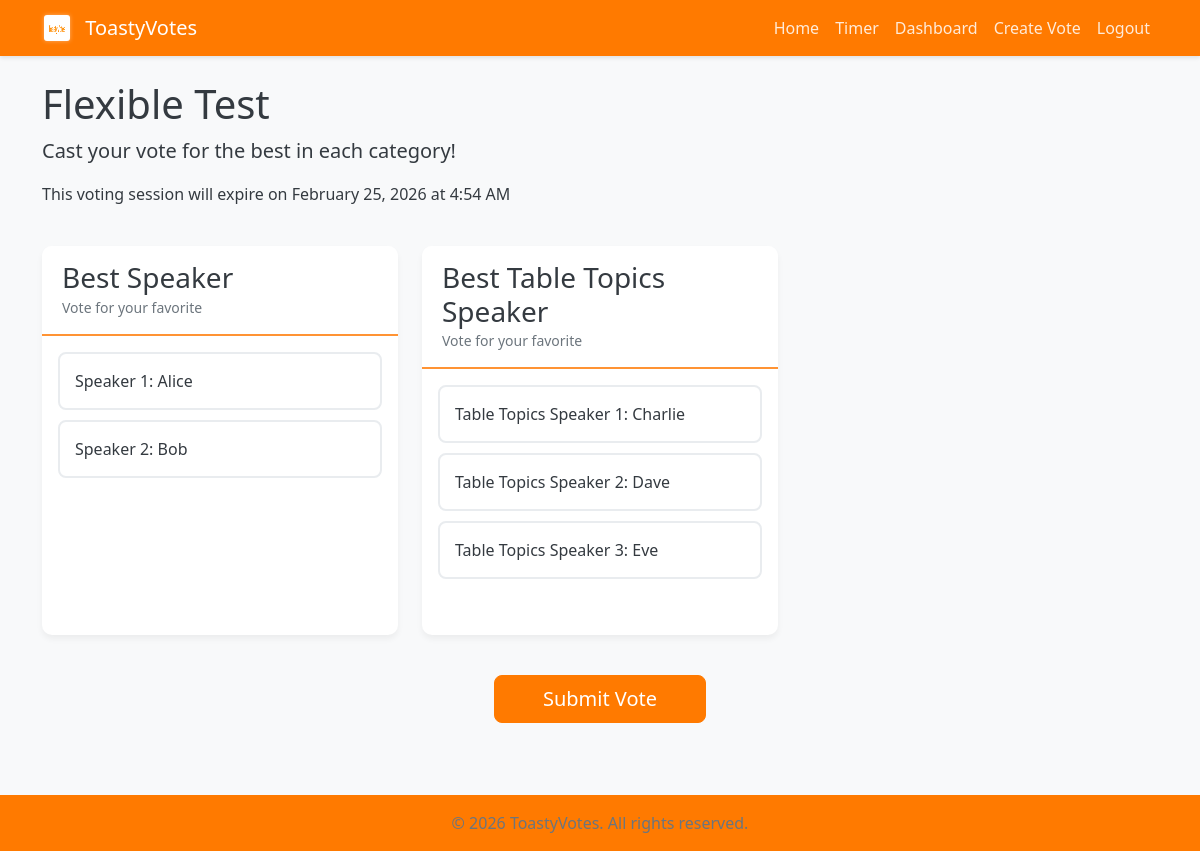
Page /vote/g3co/ (signed in) on the committed database.
### voting/models.py (models this page shows, shortened)
class VoteSession(models.Model):
    title = models.CharField(max_length=200, default="Toastmasters Vote")
    created_by = models.ForeignKey(User, on_delete=models.CASCADE, related_name='created_sessions')
    created_at = models.DateTimeField(auto_now_add=True)
    expires_at = models.DateTimeField()
    code = models.CharField(max_length=10, unique=True, db_index=True)
    is_active = models.BooleanField(default=True)
    polls_closed = models.BooleanField(default=False)
    show_results = models.BooleanField(default=False)
    def is_expired(self):
        return timezone.now() > self.expires_at

### voting/views.py (the view)
# urls.py: path('vote/<str:code>/', views.vote_view, name='vote'),
def vote_view(request, code):
    vote_session = get_object_or_404(VoteSession, code=code)
    if vote_session.is_expired():
        messages.warning(request, 'This voting session has expired.')
        return redirect('home')
    if vote_session.polls_closed:
        return redirect('results', code=code)
    if not request.user.is_authenticated:
        messages.info(request, 'Please log in to vote.')
        return redirect(f"{reverse('login')}?next={reverse('vote', kwargs={'code': code})}")
    user_votes = Vote.objects.filter(user=request.user, vote_session=vote_session)
    has_voted = user_votes.exists()
    if request.method == 'POST' and not has_voted:
        form = VoteForm(vote_session, request.POST)
        if form.is_valid():
            with transaction.atomic():
                for cat in form.active_categories:
                    role = form.cleaned_data[cat['field_name']]
                    vote = Vote(
                        user=request.user,
                        role=role,
                        vote_session=vote_session
                    )
                    vote.save()
            messages.success(request, 'Your votes have been recorded!')
            return redirect('dashboard')
    else:
        form = VoteForm(vote_session)
    context = {
        'vote_session': vote_session,
        'form': form,
        'has_voted': has_voted
    }
    return render(request, 'voting/vote.html', context)

### voting/models.py (called while the page is built)
    def __str__(self):
        return f"{self.get_role_type_display()} {self.position}: {self.name}"

### voting/templatetags/voting_extras.py (called while the page is built)
@register.filter
def get_field(form, field_name):
    try:
        return form[field_name]
    except KeyError:
        return None

### templates/voting/vote.html (shortened to what this page needs)
{% extends 'voting/base.html' %}
{% load static %}
{% load crispy_forms_tags %}
{% load voting_extras %}
{% block content %}
<div class="row mb-4">
    <div class="col-12">
        <h1>{{ vote_session.title }}</h1>
        <p class="lead">Cast your vote for the best in each category!</p>
        <p>This voting session will expire on {{ vote_session.expires_at|date:"F j, Y" }} at {{ vote_session.expires_at|time:"g:i A" }}</p>
    </div>
</div>
{% if has_voted %}
<div class="alert alert-success">
    <h4 class="alert-heading">Thank you for voting!</h4>
    <p>You've already cast your vote in this session. When the polls close, you'll be able to see the results here.</p>
</div>
{% else %}
<form method="post" novalidate>
    <div class="row">
        {% for cat in form.active_categories %}
        <div class="col-md-4 mb-4">
            <div class="card h-100 vote-section">
                <div class="card-header">
                    <h3 class="mb-0">{{ cat.label }}</h3>
                    <small class="text-muted">Vote for your favorite</small>
                </div>
                <div class="card-body">
                    <div class="custom-radio-group">
                        {% with field_name=cat.field_name %}
                        {% for radio in form|get_field:field_name %}
                        <div class="custom-radio">
                            <label>
                                {{ radio.choice_label }}
                            </label>
                        </div>
                        {% endfor %}
                        {% endwith %}
                    </div>
                </div>
            </div>
        </div>
        {% endfor %}
    </div>
    <div class="row mt-3">
        <div class="col-12 text-center">
            <button type="submit" class="btn btn-primary btn-lg px-5">Submit Vote</button>
        </div>
    </div>
</form>
{% endif %}
{% endblock %}

### static/voting/css/style.css (style rules this page uses)
:root { --primary: #FF7A00; --primary-dark: #E66C00; --primary-light: #FF9334; --secondary: #F8F9FA; --text-dark: #343a40; --text-light: #6c757d; --white: #ffffff; --success: #28a745; --danger: #dc3545; --warning: #ffc107; --info: #17a2b8; }
body { font-family: 'Segoe UI', Tahoma, Geneva, Verdana, sans-serif; color: var(--text-dark); background-color: var(--secondary); display: flex; flex-direction: column; min-height: 100vh; }
.btn-primary { background-color: var(--primary); border-color: var(--primary); }
.card { border-radius: 10px; box-shadow: 0 4px 6px rgba(0,0,0,0.05); transition: all 0.3s ease; border: none; margin-bottom: 20px; }
.card-header { background-color: var(--white); border-bottom: 2px solid var(--primary-light); padding: 15px 20px; border-radius: 10px 10px 0 0 !important; }
.custom-radio-group { display: flex; flex-direction: column; gap: 10px; margin-bottom: 20px; }
.custom-radio { border: 2px solid #e9ecef; border-radius: 8px; padding: 15px; transition: all 0.3s ease; cursor: pointer; }
.custom-radio label { display: flex; cursor: pointer; align-items: center; justify-content: space-between; width: 100%; margin: 0; }
.vote-section { animation: fadeIn 0.5s ease-in-out; }

### rows in the picture
VoteSession: title "Flexible Test", expires_at "February 25, 2026", expires_at "4:54 AM"

### other values in the picture
{{ cat.label }} "Best Speaker" "Best Table Topics Speaker"
{{ radio.choice_label }} "Speaker 1: Alice" "Speaker 2: Bob" "Table Topics Speaker 1: Charlie" "Table Topics Speaker 2: Dave" "Table Topics Speaker 3: Eve"
